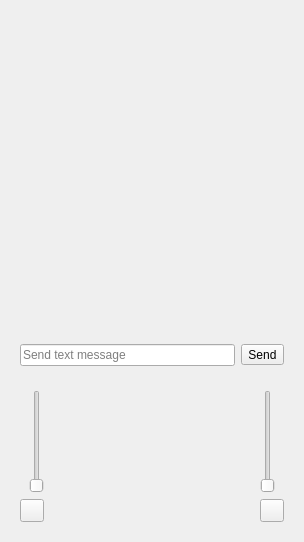
<?xml version="1.0" encoding="UTF-8"?>
<ui version="4.0">
 <class>SFLPhone_view</class>
 <widget class="QWidget" name="SFLPhone_view">
  <property name="geometry">
   <rect>
    <x>0</x>
    <y>0</y>
    <width>304</width>
    <height>542</height>
   </rect>
  </property>
  <property name="windowTitle">
   <string notr="true">Form</string>
  </property>
  <layout class="QVBoxLayout" name="verticalLayout">
   <item>
    <widget class="CallView" name="callView" native="true">
     <property name="sizePolicy">
      <sizepolicy hsizetype="Expanding" vsizetype="Expanding">
       <horstretch>0</horstretch>
       <verstretch>0</verstretch>
      </sizepolicy>
     </property>
    </widget>
   </item>
   <item>
    <widget class="QWidget" name="m_pMessageBoxW" native="true">
     <layout class="QHBoxLayout" name="horizontalLayout_2">
      <item>
       <layout class="QHBoxLayout" name="horizontalLayout">
        <item>
         <widget class="KLineEdit" name="m_pSendMessageLE">
          <property name="placeholderText">
           <string>Send text message</string>
          </property>
          <property name="showClearButton" stdset="0">
           <bool>true</bool>
          </property>
         </widget>
        </item>
        <item>
         <widget class="QToolButton" name="m_pSendMessagePB">
          <property name="text">
           <string>Send</string>
          </property>
         </widget>
        </item>
       </layout>
      </item>
     </layout>
    </widget>
   </item>
   <item>
    <widget class="QWidget" name="widget_controls" native="true">
     <property name="enabled">
      <bool>true</bool>
     </property>
     <property name="sizePolicy">
      <sizepolicy hsizetype="Minimum" vsizetype="Minimum">
       <horstretch>0</horstretch>
       <verstretch>0</verstretch>
      </sizepolicy>
     </property>
     <property name="maximumSize">
      <size>
       <width>16777215</width>
       <height>150</height>
      </size>
     </property>
     <layout class="QGridLayout" name="gridLayout">
      <item row="0" column="0">
       <widget class="QSlider" name="slider_recVol">
        <property name="sizePolicy">
         <sizepolicy hsizetype="Fixed" vsizetype="Expanding">
          <horstretch>0</horstretch>
          <verstretch>0</verstretch>
         </sizepolicy>
        </property>
        <property name="minimumSize">
         <size>
          <width>0</width>
          <height>50</height>
         </size>
        </property>
        <property name="toolTip">
         <string>Mic volume</string>
        </property>
        <property name="layoutDirection">
         <enum>Qt::RightToLeft</enum>
        </property>
        <property name="autoFillBackground">
         <bool>false</bool>
        </property>
        <property name="maximum">
         <number>100</number>
        </property>
        <property name="orientation">
         <enum>Qt::Vertical</enum>
        </property>
        <property name="invertedAppearance">
         <bool>false</bool>
        </property>
        <property name="invertedControls">
         <bool>false</bool>
        </property>
        <property name="tickPosition">
         <enum>QSlider::NoTicks</enum>
        </property>
       </widget>
      </item>
      <item row="0" column="1" rowspan="2" colspan="2">
       <widget class="Dialpad" name="widget_dialpad" native="true">
        <property name="sizePolicy">
         <sizepolicy hsizetype="Expanding" vsizetype="Preferred">
          <horstretch>0</horstretch>
          <verstretch>0</verstretch>
         </sizepolicy>
        </property>
       </widget>
      </item>
      <item row="0" column="3">
       <widget class="QSlider" name="slider_sndVol">
        <property name="sizePolicy">
         <sizepolicy hsizetype="Fixed" vsizetype="Expanding">
          <horstretch>0</horstretch>
          <verstretch>0</verstretch>
         </sizepolicy>
        </property>
        <property name="minimumSize">
         <size>
          <width>0</width>
          <height>50</height>
         </size>
        </property>
        <property name="toolTip">
         <string>Speakers volume</string>
        </property>
        <property name="layoutDirection">
         <enum>Qt::LeftToRight</enum>
        </property>
        <property name="autoFillBackground">
         <bool>false</bool>
        </property>
        <property name="maximum">
         <number>100</number>
        </property>
        <property name="orientation">
         <enum>Qt::Vertical</enum>
        </property>
        <property name="tickPosition">
         <enum>QSlider::NoTicks</enum>
        </property>
       </widget>
      </item>
      <item row="1" column="0">
       <widget class="QToolButton" name="toolButton_recVol">
        <property name="text">
         <string/>
        </property>
        <property name="icon">
         <iconset>
          <normaloff>:/Images/mic_75.svg</normaloff>:/Images/mic_75.svg</iconset>
        </property>
        <property name="checkable">
         <bool>true</bool>
        </property>
       </widget>
      </item>
      <item row="1" column="3">
       <widget class="QToolButton" name="toolButton_sndVol">
        <property name="text">
         <string/>
        </property>
        <property name="icon">
         <iconset>
          <normaloff>:/Images/speaker_75.svg</normaloff>:/Images/speaker_75.svg</iconset>
        </property>
        <property name="checkable">
         <bool>true</bool>
        </property>
        <property name="checked">
         <bool>false</bool>
        </property>
       </widget>
      </item>
     </layout>
    </widget>
   </item>
  </layout>
 </widget>
 <customwidgets>
  <customwidget>
   <class>KLineEdit</class>
   <extends>QLineEdit</extends>
   <header>klineedit.h</header>
  </customwidget>
  <customwidget>
   <class>Dialpad</class>
   <extends>QWidget</extends>
   <header>widgets/Dialpad.h</header>
   <container>1</container>
  </customwidget>
  <customwidget>
   <class>CallView</class>
   <extends>QWidget</extends>
   <header location="global">CallView.h</header>
   <container>1</container>
  </customwidget>
 </customwidgets>
 <resources>
  <include location="../qrc/resources.qrc"/>
 </resources>
 <connections/>
</ui>
